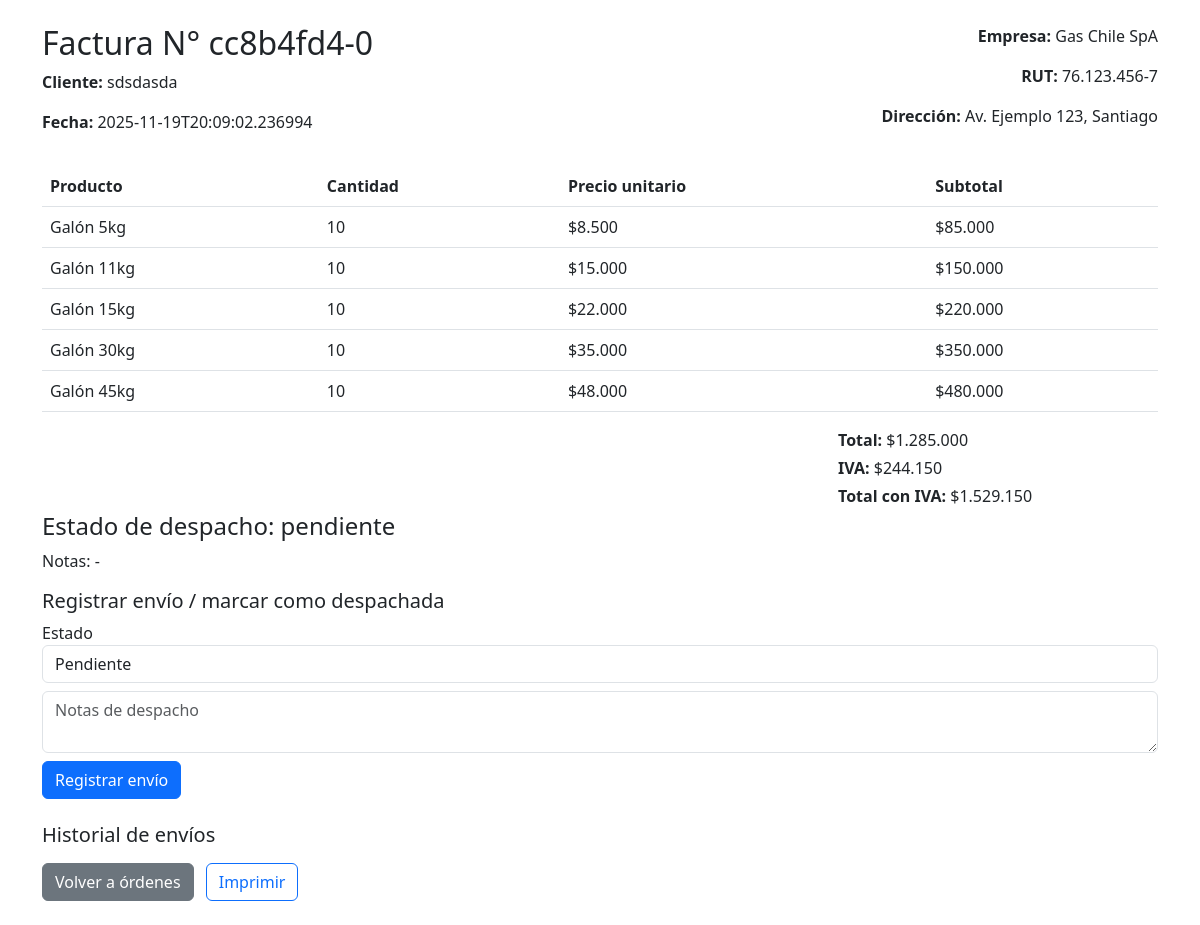
Page /factura/detalle/2 (signed in) on the committed database.
### tables this page shows
CREATE TABLE facturas (
                id INTEGER PRIMARY KEY AUTOINCREMENT,
                numero_factura TEXT UNIQUE NOT NULL,
                orden_id INTEGER,
                cliente TEXT,
                total REAL NOT NULL,
                fecha_emision DATETIME DEFAULT CURRENT_TIMESTAMP,
                estado_despacho TEXT DEFAULT 'pendiente',
                notas_despacho TEXT, iva REAL DEFAULT 0, total_con_iva REAL DEFAULT 0, fecha TEXT,
                FOREIGN KEY (orden_id) REFERENCES ordenes_compra(id)
            );

CREATE TABLE detalle_facturas (
                id INTEGER PRIMARY KEY AUTOINCREMENT,
                factura_id INTEGER NOT NULL,
                producto_id INTEGER,
                producto_nombre TEXT NOT NULL,
                cantidad INTEGER NOT NULL,
                precio_unitario REAL NOT NULL,
                subtotal REAL NOT NULL,
                FOREIGN KEY (factura_id) REFERENCES facturas(id),
                FOREIGN KEY (producto_id) REFERENCES productos(id)
            );

### webapp/controllers/factura_controller.py (the view)
@bp.route('/detalle/<int:factura_id>', methods=['GET'])
def detalle_factura(factura_id):
    if "user" not in session:
        return redirect(url_for("login.login"))
    factura = obtener_factura(factura_id)
    if not factura:
        return "Factura no encontrada", 404
    detalles = obtener_detalles(factura_id)
    historial = listar_envios_por_factura(factura_id)
    return render_template('factura.html', factura=factura, detalles=detalles, historial=historial)

### webapp/models/database.py (called while the page is built)
def get_connection():
    conn = sqlite3.connect(DB_PATH)
    conn.row_factory = sqlite3.Row
    return conn

### webapp/models/envio_model.py (called while the page is built)
def listar_envios_por_factura(factura_id):
    conn = get_connection()
    cur = conn.cursor()
    cur.execute("SELECT * FROM envios WHERE factura_id=? ORDER BY fecha DESC", (factura_id,))
    rows = cur.fetchall()
    conn.close()
    return [dict(r) for r in rows]

### webapp/models/factura_model.py (called while the page is built)
def obtener_detalles(factura_id):
    conn = get_connection()
    cur = conn.cursor()
    cur.execute("SELECT * FROM detalle_facturas WHERE factura_id=?", (factura_id,))
    rows = cur.fetchall()
    conn.close()
    return [dict(r) for r in rows]

def obtener_factura(factura_id):
    conn = get_connection()
    cur = conn.cursor()
    cur.execute("SELECT * FROM facturas WHERE id=?", (factura_id,))
    row = cur.fetchone()
    conn.close()
    return dict(row) if row else None

### webapp/templates/factura.html (shortened to what this page needs)
<!doctype html>
<html>
<head>
  <link href="https://cdn.jsdelivr.net/npm/bootstrap@5.3.0/dist/css/bootstrap.min.css" rel="stylesheet">
</head>
<body class="p-4">
  <div class="container">
    {% if factura %}
      <div class="row mb-3">
        <div class="col-md-8">
          <h2>Factura N° {{ factura.numero_factura }}</h2>
          <p><strong>Cliente:</strong> {{ factura.cliente }}</p>
          <p><strong>Fecha:</strong> {{ factura.fecha }}</p>
        </div>
        <div class="col-md-4 text-end">
          <p><strong>Empresa:</strong> Gas Chile SpA</p>
          <p><strong>RUT:</strong> 76.123.456-7</p>
          <p><strong>Dirección:</strong> Av. Ejemplo 123, Santiago</p>
        </div>
      </div>
      <table class="table">
        <thead><tr><th>Producto</th><th>Cantidad</th><th>Precio unitario</th><th>Subtotal</th></tr></thead>
        <tbody>
          {% for d in detalles %}
          <tr>
            <td>{{ d.producto_nombre }}</td>
            <td>{{ d.cantidad }}</td>
            <td>{{ d.precio_unitario|clp }}</td>
            <td>{{ d.subtotal|clp }}</td>
          </tr>
          {% endfor %}
        </tbody>
      </table>
      <div class="d-flex justify-content-end">
        <div style="width:320px;">
          <p class="mb-1"><strong>Total:</strong> {{ factura.total|clp }}</p>
          <p class="mb-1"><strong>IVA:</strong> {{ factura.iva|clp }}</p>
          <p class="mb-1"><strong>Total con IVA:</strong> {{ factura.total_con_iva|clp }}</p>
        </div>
      </div>
      <h4>Estado de despacho: {{ factura.estado_despacho }}</h4>
      <p>Notas: {{ factura.notas_despacho or '-' }}</p>
      <h5>Registrar envío / marcar como despachada</h5>
      <form method="post" action="{{ url_for('envio.marcar_envio', factura_id=factura.id) }}">
        <div class="mb-2">
          <label>Estado</label>
          <select name="estado" class="form-control">
            <option value="pendiente">Pendiente</option>
          </select>
        </div>
        <div class="mb-2">
          <textarea name="notas" class="form-control" placeholder="Notas de despacho"></textarea>
        </div>
        <button class="btn btn-primary">Registrar envío</button>
      </form>
      <h5 class="mt-4">Historial de envíos</h5>
      <div class="mt-3 no-print">
        <a class="btn btn-secondary" href="{{ url_for('orden.listar_ordenes_view') }}">Volver a órdenes</a>
        <button class="btn btn-outline-primary ms-2" onclick="window.print()">Imprimir</button>
      </div>
    {% else %}
      <p>No hay datos de factura para mostrar.</p>
      <a class="btn btn-secondary" href="{{ url_for('orden.listar_ordenes_view') }}">Volver a órdenes</a>
    {% endif %}
  </div>
</body>
</html>

### rows in the picture
facturas: numero_factura "cc8b4fd4-0", cliente "sdsdasda", fecha "2025-11-19T20:09:02.236994", total|clp "$1.285.000", iva|clp "$244.150", total_con_iva|clp "$1.529.150", estado_despacho "pendiente"
detalle_facturas: producto_nombre "Galón 5kg", cantidad "10", precio_unitario|clp "$8.500", subtotal|clp "$85.000"
detalle_facturas: producto_nombre "Galón 11kg", cantidad "10", precio_unitario|clp "$15.000", subtotal|clp "$150.000"
detalle_facturas: producto_nombre "Galón 15kg", cantidad "10", precio_unitario|clp "$22.000", subtotal|clp "$220.000"
detalle_facturas: producto_nombre "Galón 30kg", cantidad "10", precio_unitario|clp "$35.000", subtotal|clp "$350.000"
detalle_facturas: producto_nombre "Galón 45kg", cantidad "10", precio_unitario|clp "$48.000", subtotal|clp "$480.000"

### other values in the picture
{{ factura.notas_despacho or '-' }} "-"
